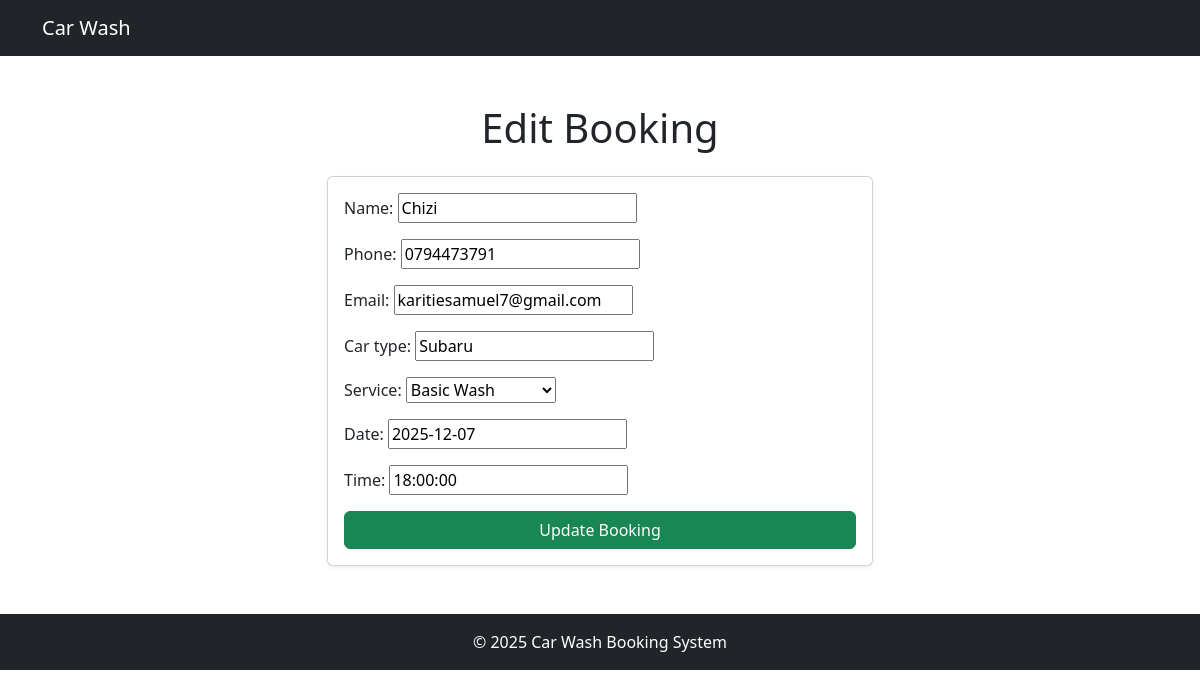
Screenshot of /edit/9/ (signed in) with the database file from the repository.
### bookings/models.py (models this page shows, shortened)
class Booking(models.Model):
    SERVICE_CHOICES = [
        ('Basic Wash', 'Basic Wash'),
        ('Full Wash', 'Full Wash'),
        ('Interior Cleaning', 'Interior Cleaning'),
        ('Engine Wash', 'Engine Wash'),
    ]
    user = models.ForeignKey(User , on_delete=models.CASCADE)
    name = models.CharField(max_length=100)
    phone = models.CharField(max_length=20)
    email = models.EmailField(null=True, blank=True)
    car_type = models.CharField(max_length=50)
    service = models.CharField(max_length=50, choices=SERVICE_CHOICES)
    date = models.DateField()
    time = models.TimeField()
    status = models.CharField(max_length=20, default='Pending')
    created_at = models.DateTimeField(auto_now_add=True)

### bookings/views.py (the view)
# urls.py: path('edit/<int:booking_id>/', views.edit_booking, name='edit_booking'),
@login_required
def edit_booking(request, booking_id):
    booking = get_object_or_404(Booking, id=booking_id, user=request.user)
    if request.method == "POST":
        form = BookingForm(request.POST, instance=booking)
        if form.is_valid():
            form.save()
            return redirect('view_bookings')
    else:
        form = BookingForm(instance=booking)
    return render(request, 'edit_booking.html', {"form": form})

### bookings/forms.py
class BookingForm(forms.ModelForm):
    class Meta:
        model = Booking
        fields = ['name', 'phone', 'email', 'car_type', 'service', 'date', 'time']
        exclude = ['user']

### bookings/templates/edit_booking.html (shortened to what this page needs)
<!DOCTYPE html>
<html lang="en">
<head>
    <link href="https://cdn.jsdelivr.net/npm/bootstrap@5.3.2/dist/css/bootstrap.min.css" rel="stylesheet">
</head>
<body>
<nav class="navbar navbar-expand-lg navbar-dark bg-dark">
  <div class="container">
    <a class="navbar-brand" href="/">Car Wash</a>
  </div>
</nav>
<div class="container py-5">
    <h1 class="text-center mb-4">Edit Booking</h1>
    <div class="row justify-content-center">
        <div class="col-md-6">
            <div class="card shadow-sm p-3">
                <form method="POST">
                    {{ form.as_p }}
                    <button type="submit" class="btn btn-success w-100">Update Booking</button>
                </form>
            </div>
        </div>
    </div>
</div>
<footer class="bg-dark text-white text-center py-3">
    © 2025 Car Wash Booking System
</footer>
</body>
</html>

### rows the page displays
Booking: name "Chizi", phone "0794473791", email "karitiesamuel7@gmail.com", car_type "Subaru", service "Basic Wash", date "2025-12-07", time "18:00:00"
